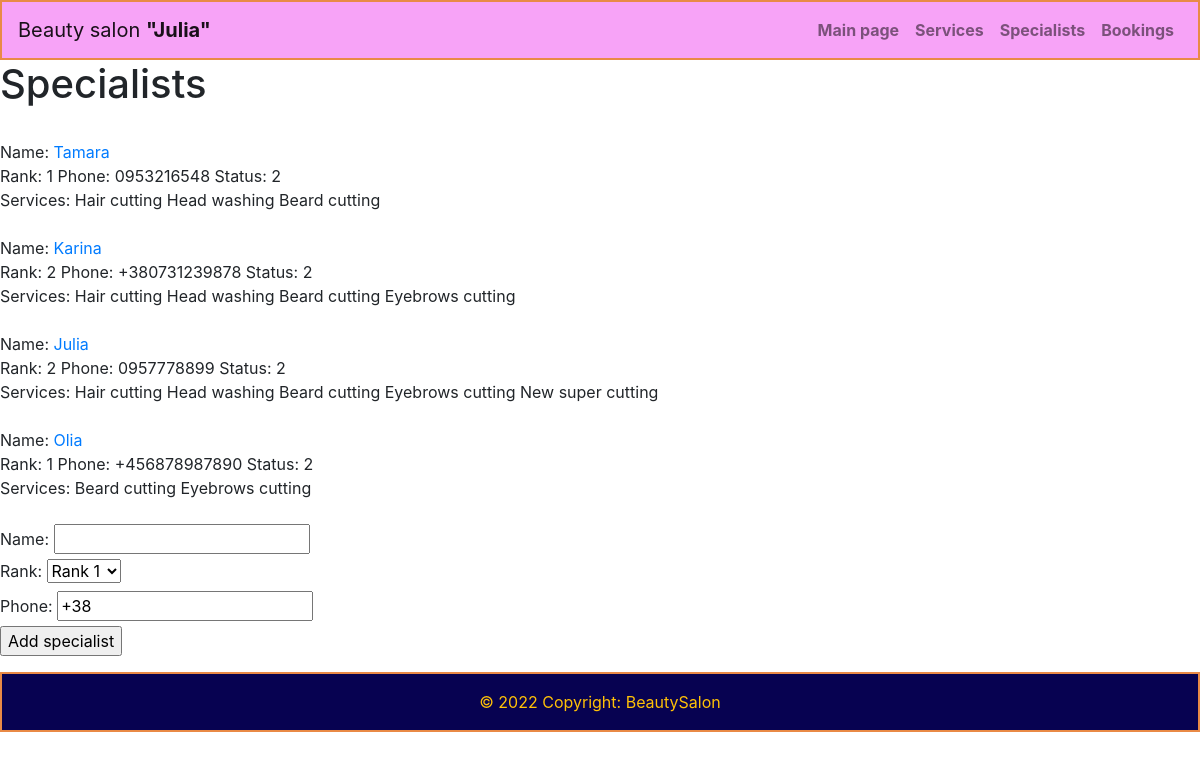
The app's page /administrator/specialists/ with its own data.
### salon/models.py (models this page shows, shortened)
class Specialist(models.Model):
    RANKS = (
        (1, 'Rank 1'),
        (2, 'Rank 2')
    )
    STATUSES = (
        (1, 'Day off'),
        (2, 'At Work'),
        (3, 'Sickness'),
        (9, 'Fired')
    )
    name = models.CharField(max_length=150, null=False)
    rank = models.IntegerField(default=0, choices=RANKS)
    phone = models.CharField(max_length=20, null=False)
    status = models.IntegerField(default=1, choices=STATUSES)
    services = models.ManyToManyField(Service)

class Service(models.Model):
    name = models.CharField(max_length=250, unique=True)
    price = models.FloatField()
    duration = models.IntegerField()

### salon_admin/views.py (the view, shortened to what this page needs)
# urls.py: path('specialists/', views.specialists, name='specialists'),
def specialists(request):
    all_specialist = Specialist.objects.all()
    return render(request, 'salon_admin/specialists.html', {'title': 'Specialists',
                                                            'specialists': all_specialist})

### salon_admin/templates/salon_admin/specialists.html (shortened to what this page needs)
{% extends 'salon_admin/admbase.html' %}
{% load static %}
{% block content %}
<h1>{{title}}</h1>
{% for specialist in specialists %}
    <div>
        <br>Name: <a href="{{specialist.id}}/">{{ specialist.name }}</a><br>
       Rank: {{ specialist.rank }}
       Phone: {{ specialist.phone }}
       Status: {{ specialist.status }}<br>
       Services:
        {% for current_service in specialist.services.all %}
            {{ current_service.name }}
        {% endfor %}
    </div>
{% endfor %}
<br>
<form method="POST">
    <div>
        <label for="name">Name: </label>
        <input type="text" id="name" name="name" required><br>
        <label for="rank">Rank: </label>
        <select name="rank" id="rank" required>
            <option value="1">Rank 1</option>
        </select><br>
        <label for="phone">Phone: </label>
        <input type="tel" id="phone" pattern="+[0-9]{12}" name="phone" value="+38" required><br>
    </div>
    <input type="submit" value="Add specialist">
</form>
{% endblock %}

### records on screen
Specialist: name "Tamara", rank "1", phone "0953216548", status "2"
Service: name "Hair cutting"
Service: name "Head washing"
Service: name "Beard cutting"
Specialist: name "Karina", rank "2", phone "+380731239878", status "2"
Service: name "Eyebrows cutting"
Specialist: name "Julia", rank "2", phone "0957778899", status "2"
Service: name "New super cutting"
Specialist: name "Olia", rank "1", phone "+456878987890", status "2"

### other values on screen
{{ title }} "Specialists"
